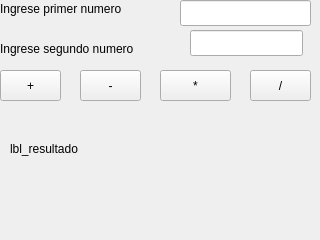
<?xml version="1.0" encoding="UTF-8"?>
<ui version="4.0">
 <class>Calculadora</class>
 <widget class="QMainWindow" name="Calculadora">
  <property name="geometry">
   <rect>
    <x>0</x>
    <y>0</y>
    <width>320</width>
    <height>240</height>
   </rect>
  </property>
  <property name="windowTitle">
   <string>Calculadora</string>
  </property>
  <widget class="QWidget" name="wdg_principal">
   <widget class="QLabel" name="lbl_primer_numero">
    <property name="geometry">
     <rect>
      <x>0</x>
      <y>0</y>
      <width>181</width>
      <height>18</height>
     </rect>
    </property>
    <property name="text">
     <string>Ingrese primer numero</string>
    </property>
   </widget>
   <widget class="QLabel" name="lbl_segundo_numero">
    <property name="geometry">
     <rect>
      <x>0</x>
      <y>40</y>
      <width>191</width>
      <height>18</height>
     </rect>
    </property>
    <property name="text">
     <string>Ingrese segundo numero</string>
    </property>
   </widget>
   <widget class="QLineEdit" name="txt_primer_numero">
    <property name="geometry">
     <rect>
      <x>180</x>
      <y>0</y>
      <width>131</width>
      <height>26</height>
     </rect>
    </property>
   </widget>
   <widget class="QLineEdit" name="txt_segundo_numero">
    <property name="geometry">
     <rect>
      <x>190</x>
      <y>30</y>
      <width>113</width>
      <height>26</height>
     </rect>
    </property>
   </widget>
   <widget class="QPushButton" name="btn_sumar">
    <property name="geometry">
     <rect>
      <x>0</x>
      <y>70</y>
      <width>61</width>
      <height>31</height>
     </rect>
    </property>
    <property name="text">
     <string>+</string>
    </property>
   </widget>
   <widget class="QPushButton" name="btn_restar">
    <property name="geometry">
     <rect>
      <x>80</x>
      <y>70</y>
      <width>61</width>
      <height>31</height>
     </rect>
    </property>
    <property name="text">
     <string>-</string>
    </property>
   </widget>
   <widget class="QPushButton" name="btn_multiplicar">
    <property name="geometry">
     <rect>
      <x>160</x>
      <y>70</y>
      <width>71</width>
      <height>31</height>
     </rect>
    </property>
    <property name="text">
     <string>*</string>
    </property>
   </widget>
   <widget class="QPushButton" name="btn_dividir">
    <property name="geometry">
     <rect>
      <x>250</x>
      <y>70</y>
      <width>61</width>
      <height>31</height>
     </rect>
    </property>
    <property name="text">
     <string>/</string>
    </property>
   </widget>
   <widget class="QLabel" name="label_3">
    <property name="geometry">
     <rect>
      <x>10</x>
      <y>140</y>
      <width>101</width>
      <height>18</height>
     </rect>
    </property>
    <property name="text">
     <string>lbl_resultado</string>
    </property>
   </widget>
  </widget>
  <widget class="QMenuBar" name="mbr_principal">
   <property name="geometry">
    <rect>
     <x>0</x>
     <y>0</y>
     <width>320</width>
     <height>23</height>
    </rect>
   </property>
  </widget>
 </widget>
 <resources/>
 <connections/>
</ui>
